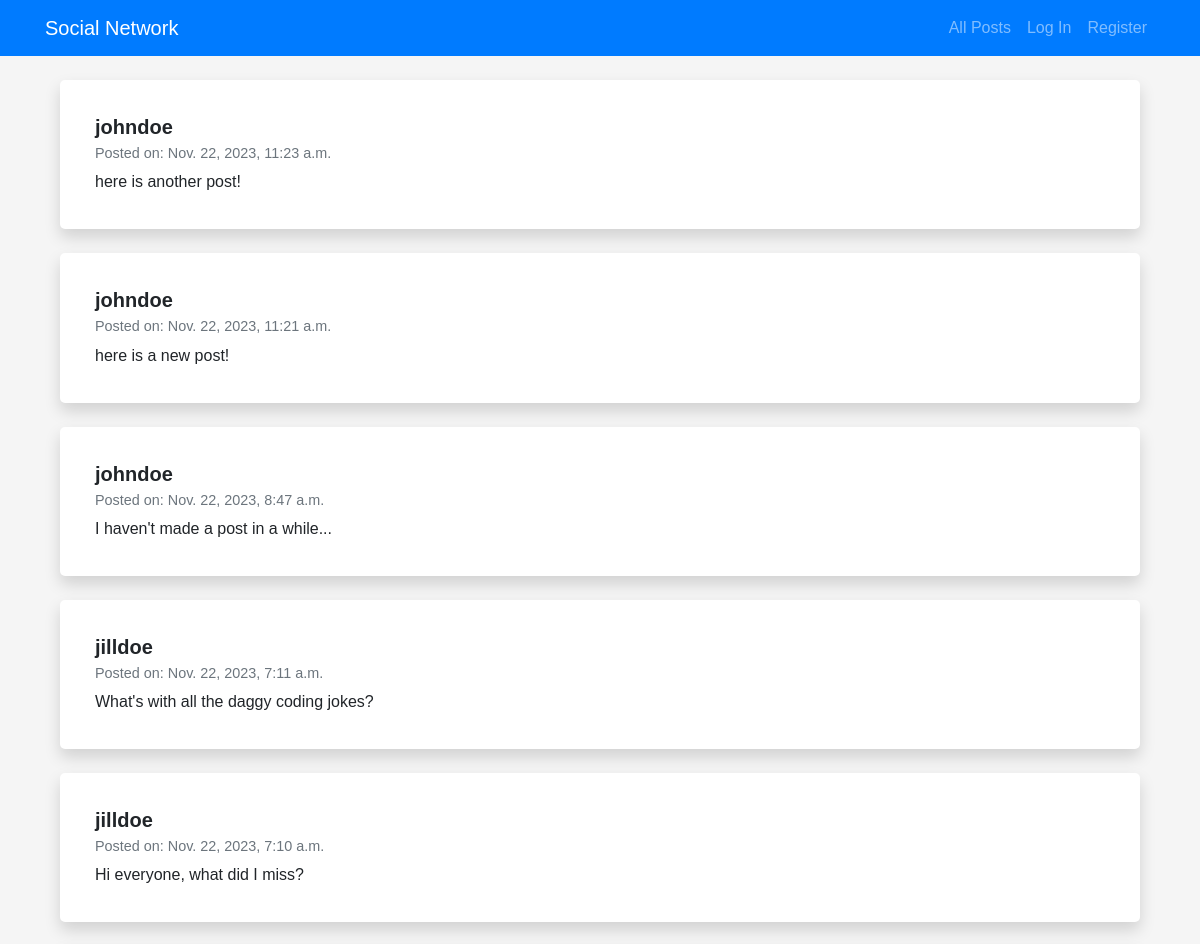
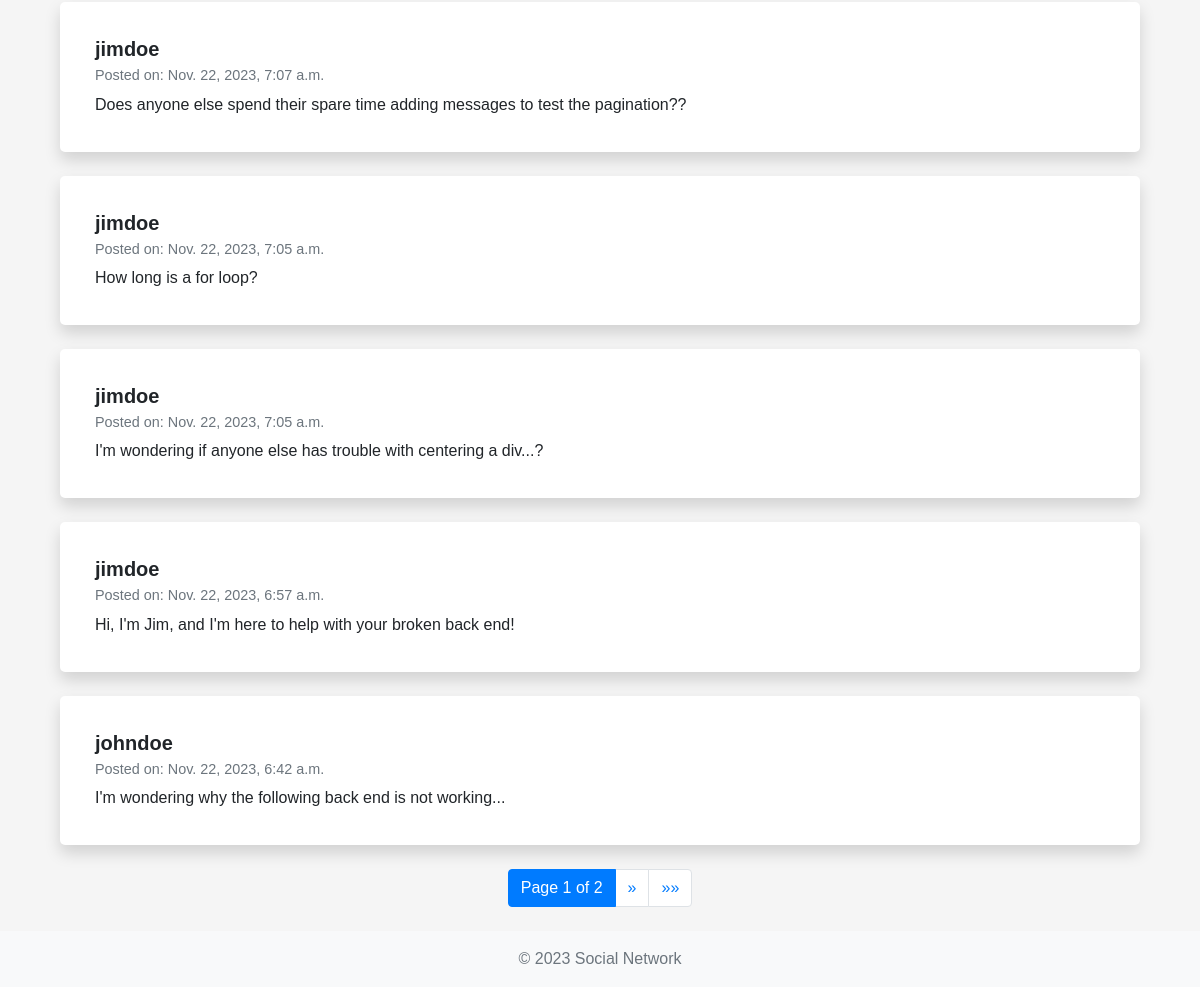
Before: / with the older database file (2 pictures, top to bottom).
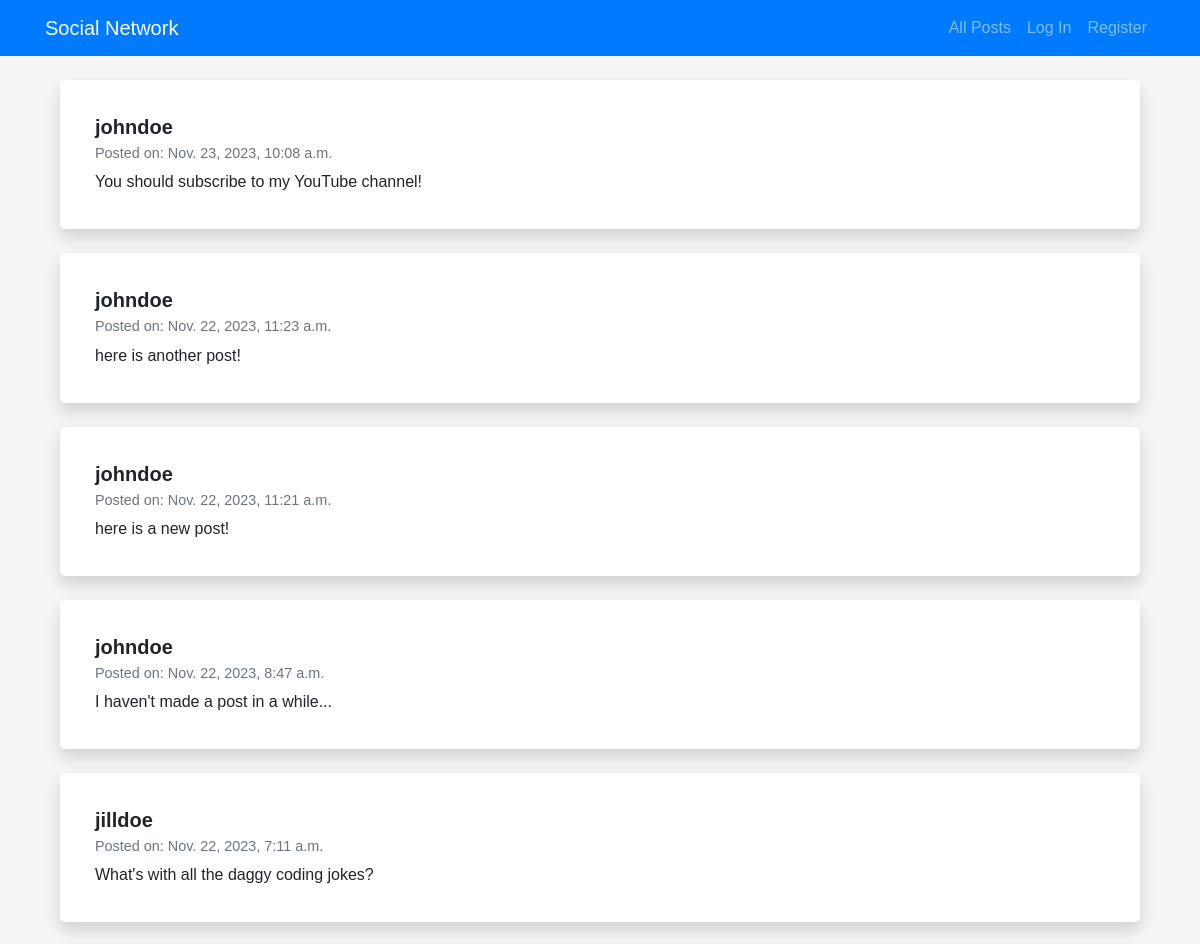
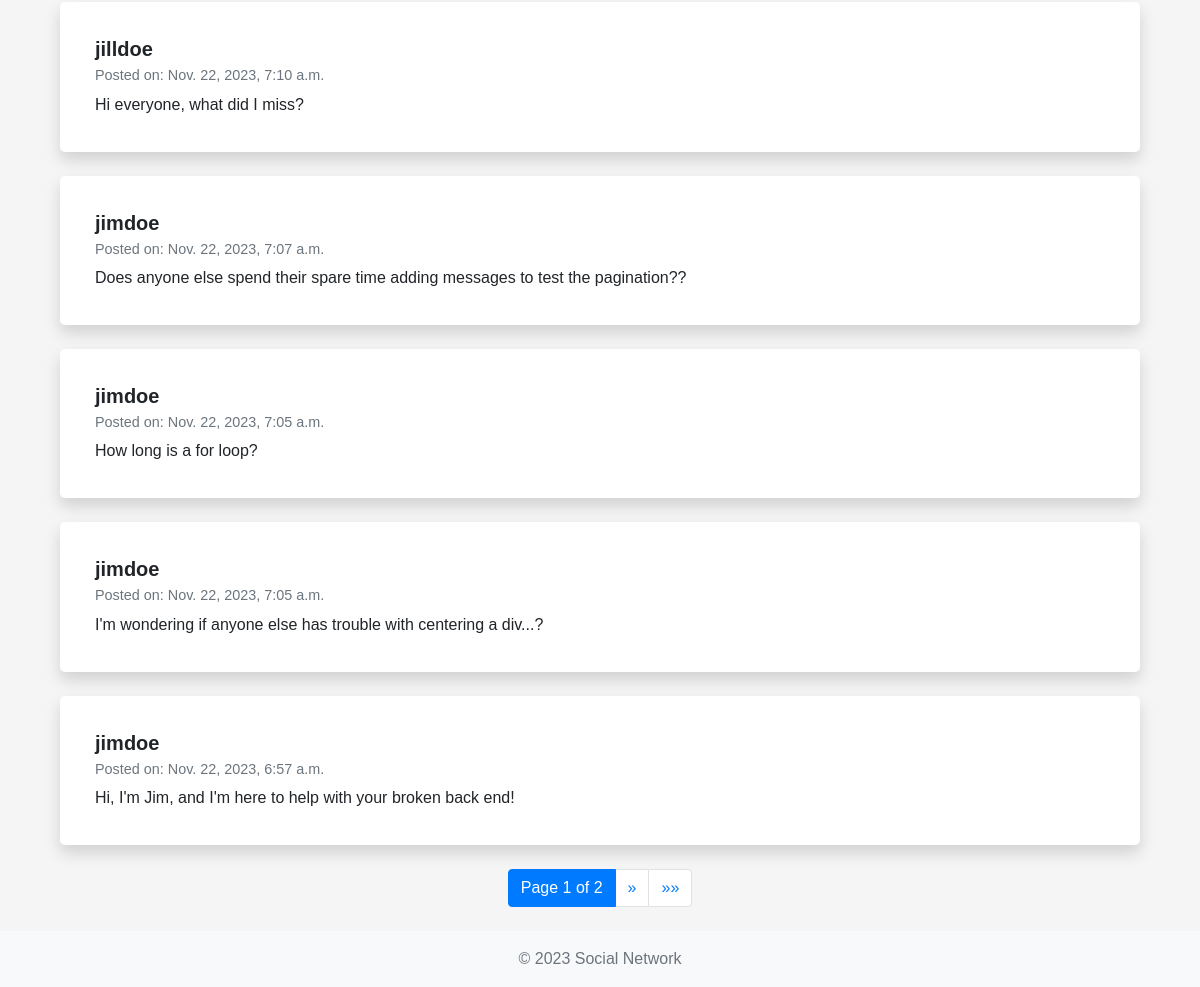
After: the same page with the newer database file (2 pictures, top to bottom).
### network/models.py (models this page shows, shortened)
class Post (models.Model):
    post = models.CharField(max_length=500)
    user = models.ForeignKey(User, on_delete=models.CASCADE, related_name="posts")
    timestamp = models.DateTimeField(auto_now_add=True)
    likes = models.ManyToManyField(User, blank=True, related_name="liked_posts")

class User(AbstractUser):
    pass

### network/views.py (the view)
# urls.py: path("", views.index, name="index"),
def index(request):
    posts_list = Post.objects.all().order_by('-timestamp')
    paginator = Paginator(posts_list, 10)
    page_number = request.GET.get('page')
    posts = paginator.get_page(page_number)
    return render(request, "network/index.html", {"posts": posts})

### network/templates/network/index.html (shortened to what this page needs)
{% extends "network/layout.html" %}
{% block body %}
<div class="container mt-4">
    <div class="posts">
        {% for post in posts %}
            <div class="post card shadow mb-4">
                <div class="card-body">
                    <h5 class="card-title">
                        {{ post.user.username }}
                    </h5>
                    <h6 class="card-subtitle mb-2 text-muted">Posted on: {{ post.timestamp }}</h6>
                    <p class="card-text">{{ post.post }}</p>
                </div>
            </div>
        {% empty %}
            <div class="alert alert-info" role="alert">
                No posts to display.
            </div>
        {% endfor %}
    </div>
    <nav aria-label="Page navigation">
        <ul class="pagination justify-content-center">
            <li class="page-item active">
                <span class="page-link">
                    Page {{ posts.number }} of {{ posts.paginator.num_pages }}
                </span>
            </li>
            {% if posts.has_next %}
                <li class="page-item">
                    <a class="page-link" href="?page={{ posts.next_page_number }}" aria-label="Next">
                        <span aria-hidden="true">&raquo;</span>
                    </a>
                </li>
                <li class="page-item">
                    <a class="page-link" href="?page={{ posts.paginator.num_pages }}" aria-label="Last">
                        <span aria-hidden="true">&raquo;&raquo;</span>
                    </a>
                </li>
            {% endif %}
        </ul>
    </nav>
</div>
{% endblock %}

Changed rows visible on the page:
no longer on this page (row unchanged): Post: user.username "johndoe", timestamp "Nov. 22, 2023, 6:42 a.m.", post "I'm wondering why the following back end is not working..."
added Post: user.username "johndoe", timestamp "Nov. 23, 2023, 10:08 a.m.", post "You should subscribe to my YouTube channel!"
